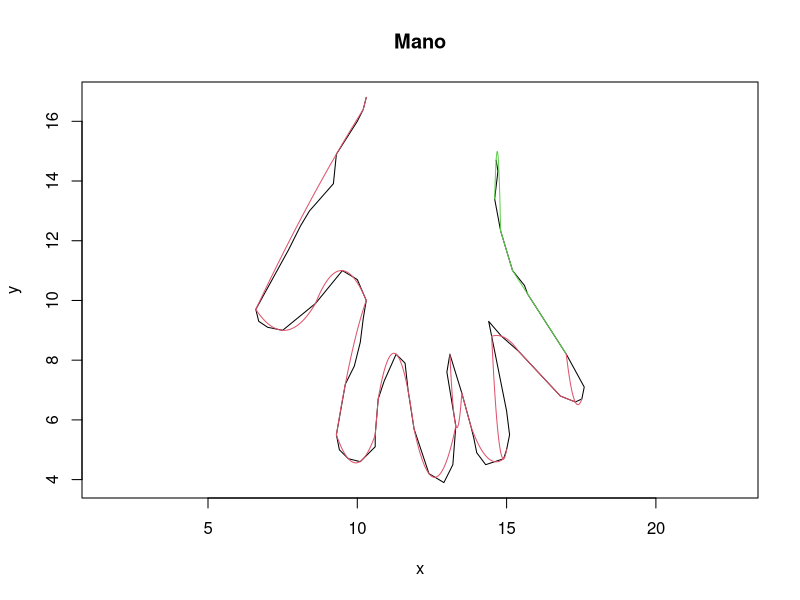

The R script that drew this image:

rm(list=ls())

metodo <- "fmm"  # metodos : ("fmm","natural","periodic") 

graf <- function(arr1,arr2, color)
{
  points(arr1,arr2, pch=7, cex=0.5, col = color, asp=1,xlab="X", ylab="Y", main="Diagrama ")
}

# esto, dadas dos listas, encuentra los 3 mejores puntos para spline, tomando los dos extremos y alguno intermedio
findMin <- function(lisx, lisy, liminf, limsup)
{
  errmin <- 0
  pt     <- 0
  prim   <- TRUE
  intersec  <- 0
  bstintrsc <- 0
  
  for( i in liminf:limsup)
  {
    valx <-          lisx[liminf]
    valx <- c( valx, lisx[i] )
    valx <- c( valx, lisx[limsup] )
    
    valy <-          lisy[liminf]
    valy <- c( valy, lisy[i] )
    valy <- c( valy, lisy[limsup] )
    
    sumerr <- 0    
    
    ttam <- limsup - liminf
    ret  <- spline( valx , valy , n = ttam , method = metodo)
    ry   <- ret$y
    
    intersec <- 0
    
    #lines(spline(valx, valy, n = ttam, method = metodo), col = 3)
    
    for( j in 1:ttam )
    {
      if (lisy[ liminf + j ] ==  ry[ j ])
      {
        intersec <- intersec + 1
      }
      sumerr <- sumerr + abs( lisy[ liminf + j ] -  ry[ j ] ) 
    }
    if ( !is.nan( sumerr ) && ( prim || sumerr < errmin ) )
    {
      errmin <- sumerr
      pt     <- i 
      prim   <- FALSE
      bstintrsc <- intersec
    }
  }
  #cat ("final : ",errmin ,"    ",pt,"\n")
  return( c(pt,errmin,bstintrsc) )
}

puntos <- function(x,y)
{
  totintersect <- 0
  increm <- 1.4
  errorinicial   <- 1
  erroraceptado  <- errorinicial
  erroraceptadoy <- errorinicial
  
  min    <- c(Inf,Inf,Inf,Inf,Inf)# de, medio , hasta, valor, puntos intersectantes 
  miny    <- c(Inf,Inf,Inf,Inf,Inf)# de, medio , hasta, valor, puntos intersectantes 
  
  i      <- 1
  puntos <- c(1)
  top    <- 1 
  
  prim   <- TRUE
  len    <- 0 # longitud del tramo actual 
  
  primy   <- TRUE
  leny    <- 0 # longitud del tramo actual 
  
  while ( top != length(x) )
  {
    if ( i - top >= 1)
    {
      ret <- findMin(x,y,top,i) 
      rety <- findMin(y,x,top,i) 
      
      if ( abs(min[4] - ret[2]) <= erroraceptado || prim) # si se encuentran otros valores que minimicen el error, se guardan. o si es el primer valor revisado
      {
        min <- c( top ,ret[1], i, ret[2],ret[3])
        prim = FALSE
        erroraceptado <- erroraceptado + increm*(len/length(x)) # para darle mas 
        len <- 1 # se reinicia la longitud actual 
      }
      else
      {
        len <- len + 1 # aumenta la longitud del tramo actual
      }
      
      if (abs(miny[4] - rety[2]) <= erroraceptadoy || primy) # si se encuentran otros valores que minimicen el error, se guardan. o si es el primer valor revisado
      {
        miny <- c( top ,rety[1], i, rety[2],rety[3])
        primy = FALSE
        erroraceptadoy <- erroraceptadoy + increm*(len/length(x)) # para darle mas 
        leny <- 1 # se reinicia la longitud actual 
      }
      else
      {
        leny <- len + 1 # aumenta la longitud del tramo actual
      }
      
      if ( i >= length(x) )
      {
        #cat ("\n\n\n",min,"      ",miny ,"\n")
        
        if (miny[4] + (leny/length(x)) < min[4])
        {
          cat("y ")
          min <- miny
          color <- 3
        }
        else
        {
          cat("x ")
          color <- 2
        }
        
        nx <- c( x[ min[1] ], x[ min[2] ] , x[ min[3] ] )
        ny <- c( y[ min[1] ], y[ min[2] ] , y[ min[3] ] )
        lines(spline(nx, ny, n = 200, method = metodo ), col = color)
        
        erroraceptado  <- errorinicial # reiniciar el error aceptado
        erroraceptadoy <- errorinicial 
        
        cat("desde : ",min[1],"\tpunto medio : ",min[2], "\thasta : ",min[3], "\tpuntos intersectantes : ",min[5],"\terror : ",min[4],"\n")
        totintersect <- totintersect + min[5]
        if ( min[2] == puntos[ length( puntos ) ] ) 
        {
          puntos <- c( puntos,min[ 3 ] ) # min[1] en teoria es el ultimo de los anteriores, entonces ya esta 
        }
        else
        {
          puntos <- c( puntos,min[ 2:3 ] )
        }
        
        top <- min[3]
        i   <- top
        
        min  <- c(Inf,Inf,Inf,Inf,Inf)# de, medio , hasta, valor, interseccion
        prim <- TRUE
        

        
      }
      else 
      {
        i <- i + 1  
      }
    }
    else 
    {
      i <- i + 1  
    }
    
    if ( i >= length(x) ) # por si acaso :v 
    {
      i <- length(x)
    }
  }
  cat("\n\nlen : ",length(puntos),"\ttotal de puntos intersectantes : ",totintersect,"\n",puntos,"\n")
}


# datos originales 
#x=c(14.65, 14.71, 14.6, 14.8, 15.2, 15.6, 15.7, 17.0, 17.6, 17.52, 17.3, 16.8, 15.4, 14.83, 14.4, 14.5, 15.0, 15.1, 15.0, 14.9, 14.6, 14.3, 14.0, 13.9, 13.8, 13.5, 13.1, 13.0, 13.3, 13.2, 13.1, 12.9, 12.4, 11.9, 11.7, 11.6, 11.3, 10.9, 10.7, 10.6, 10.6, 10.1, 9.7, 9.4, 9.3, 9.6, 9.9, 10.1, 10.2, 10.3, 9.10, 8.6, 7.5, 7.0, 6.7, 6.6, 7.70, 8.00, 8.10, 8.40,9.20, 9.30, 10, 10.2, 10.3, 10.0, 9.50)                                                                                                       
#y=c(14.7, 14.33, 13.4, 12.33, 11.0, 10.5, 10.22, 8.20, 7.10, 6.70, 6.60, 6.80, 8.30, 8.80, 9.30, 8.80, 6.30, 5.50, 5.00, 4.70, 4.60, 4.50, 4.90, 5.40, 5.80, 6.90, 8.20, 7.60, 5.80, 4.50, 4.30, 3.90, 4.20, 5.70, 7.00, 7.90, 8.20, 7.30, 6.70, 5.50, 5.10, 4.60, 4.7, 5.0, 5.5, 7.2, 7.8, 8.60, 9.40, 10.0, 10.7, 9.9, 9.0, 9.1, 9.3, 9.7, 11.7, 12.3, 12.5, 13.0,13.91, 14.9, 16, 16.4, 16.8, 10.7, 11.0)     

# reorganizacion de datos 
x = c(14.65, 14.71, 14.6, 14.8, 15.2, 15.6, 15.7, 17.0, 17.6, 17.52, 17.3, 
      16.8, 15.4, 14.83, 14.4, 14.5, 
      15.0, 15.1, 15.0, 14.9, 14.6, 14.3, 14.0, 13.9, 13.8, 13.5, 13.1, 13.0, 
      13.3, 13.2, 13.1, 12.9, 12.4, 11.9, 11.7, 11.6, 11.3, 10.9, 
      10.7, 10.6, 10.6, 10.1, 9.7, 9.4, 9.3, 9.6, 9.9, 10.1, 10.2, 10.3,  10.0, 9.5, 
      8.6, 7.5, 7.0, 6.7, 6.6, 7.7, 
      8.0, 8.1, 8.4, 9.2, 9.3, 10, 10.2, 10.3)

y = c(14.7, 14.33, 13.4, 12.33, 11.0, 10.5, 10.22, 8.2, 7.1, 6.7, 6.6, 
      6.8, 8.3, 8.8, 9.3, 8.8, 
      6.3, 5.5, 5.0, 4.7, 4.6, 4.5, 4.9, 5.4, 5.8, 6.9, 8.2, 7.6, 
      5.8, 4.5, 4.3, 3.9, 4.2, 5.7, 7.0, 7.9, 8.2, 7.3, 
      6.7, 5.5, 5.1, 4.6, 4.7, 5.0, 5.5, 7.2, 7.8, 8.6, 9.4, 10.0,  10.7, 11.0, 
      9.9, 9.0, 9.1, 9.3, 9.7, 11.7, 
      12.3, 12.5, 13.0, 13.91, 14.9, 16, 16.4, 16.8)

#y=c(3,3.7,3.9,4.5,5.7,6.69,7.12,6.7,4.45,7,6.1,5.6,5.87,5.15,4.1,4.3,4.1,3)                                                                                                       
#x=c(1,2,5,6,7.5,8.1,10,13,17.6,20,23.5,24.5,25,26.5,27.5,28,29,30)      


plot(x,y,type="l",asp=1,main="Mano")

puntos(x,y)
